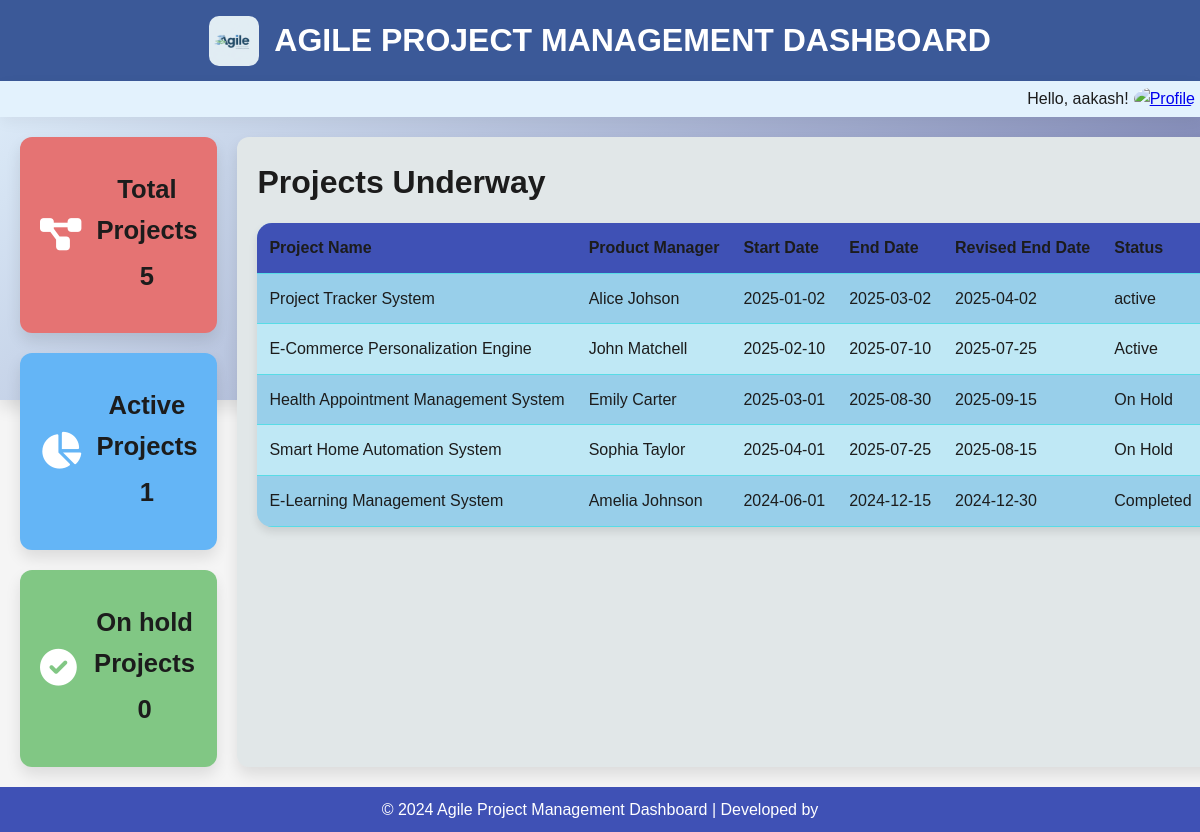
/projects/admin/18 (signed in), run on the app's committed database.
### models.py (models this page shows, shortened)
class Users(db.Model, UserMixin):
    __tablename__ = 'Users'
    UserID = db.Column(db.Integer, primary_key=True, autoincrement=True)
    UserName = db.Column(db.String(255), unique=True, nullable=False)
    Password = db.Column(db.String(255), nullable=False)
    Email = db.Column(db.String(255), unique=True, nullable=False)
    Role = db.Column(db.String(100), nullable=False)
    PhoneNumber = db.Column(db.String(15))
    Name = db.Column(db.String(255), nullable=False)
    Approved = db.Column(db.Boolean, default=False)
    DOB = db.Column(db.DateTime,nullable=True)
    login_time = db.Column(db.DateTime, nullable=True)
    logout_time = db.Column(db.DateTime, nullable=True)
    profile_picture = db.Column(db.String(100))  # Store the file path of the profile picture
    tasks = db.relationship('Tasks', backref='assigned_user', lazy=True)
    roles = db.relationship('UserRoles', backref='user', lazy=True)

class ProjectDetails(db.Model):
    __tablename__ = 'ProjectDetails'
    ProjectId = db.Column(db.Integer, primary_key=True, autoincrement=True)
    ProductOwnerId = db.Column(db.Integer, db.ForeignKey('ProductOwner.ProductOwnerId'), nullable=False)
    ProjectName = db.Column(db.String(255), nullable=False)
    ProjectDescription = db.Column(db.Text)
    StartDate = db.Column(db.Date, nullable=False)
    EndDate = db.Column(db.Date, nullable=False)
    RevisedEndDate = db.Column(db.Date)
    Status = db.Column(db.String(100), default="Not Started")
    sprints = db.relationship('SprintCalendar', backref='project', lazy=True)
    user_stories = db.relationship('UserStories', backref='project', lazy=True)
    def __repr__(self):
        return f"<ProjectDetails {self.ProjectName}>"

class ProductOwner(db.Model):
    __tablename__ = 'ProductOwner'
    ProductOwnerId = db.Column(db.Integer, primary_key=True, autoincrement=True)
    Name = db.Column(db.String(255), nullable=False)
    Email = db.Column(db.String(255), unique=True, nullable=False)
    RoleName = db.Column(db.String(255), nullable=False)
    projects = db.relationship('ProjectDetails', backref='product_owner', lazy=True)

### main.py (the view)
@app.route("/projects/<role>/<int:userid>")
def projects(role,userid):
    projects_data = ProjectDetails.query.all()
    print(projects_data)
    total_projects = ProjectDetails.query.count()
    active_projects = ProjectDetails.query.filter_by(Status="active").count()
    on_hold_projects = ProjectDetails.query.filter_by(Status="on-hold").count()
    user = Users.query.filter_by(UserID=userid).first().Name
    projects = [
        {
            "project_name": project.ProjectName,
            "product_owner": project.product_owner.Name,
            "start_date": project.StartDate,
            "end_date": project.EndDate,
            "revised_end_date": project.RevisedEndDate,
            "status": project.Status,
            "project_id": project.ProjectId,
        }
        for project in projects_data
    ]
    return render_template(
        "Dashboard.html",
        projects=projects,
        total_projects=total_projects,
        active_projects=active_projects,
        on_hold_projects=on_hold_projects,
        user_name=session['username'],
        role=role
    )

### templates/Dashboard.html (shortened to what this page needs)
<!DOCTYPE html>
<html lang="en">
  <head>
    <link
      href="https://cdnjs.cloudflare.com/ajax/libs/font-awesome/6.0.0-beta3/css/all.min.css"
      rel="stylesheet"
    />
    <link rel="stylesheet" href="{{ url_for('static', filename='css/dashboard.css') }} "/>
  </head>
  <body>
    <div class="dashboard-container">
      <div class="header">
        <img
                  src="{{ url_for('static',filename='images/logo3.jpg') }}"
                  alt="Logo"
                  class="profile-pic"
              />
        <h1>AGILE PROJECT MANAGEMENT DASHBOARD</h1>
      </div>
      <div class="top-bar">
        <div class="greeting">
          <span>Hello, {{ user_name }}!</span>
          <div class="dropdown">
            <a href="{{url_for('auth.login')}}"
              ><img
                src="{{ url_for('static', filename=current_user.profile_picture) }}"
                alt="Profile"
                class="profile-pic"
            /></a>
          </div>
        </div>
      </div>
      <div class="dashboard-content">
        <div class="quick-stats">
          <div class="stat-card stat-total">
            <i class="fas fa-project-diagram"></i>
            <div class="stat-card-content">
              <h3>Total Projects</h3>
              <h3 style="text-align: center">{{ total_projects }}</h3>
            </div>
          </div>
          <div class="stat-card stat-distribution">
            <i class="fas fa-chart-pie"></i>
            <div class="stat-card-content">
              <h3>Active Projects</h3>
              <h3 style="text-align: center">{{ active_projects }}</h3>
            </div>
          </div>
          <div class="stat-card stat-completion">
            <i class="fas fa-check-circle"></i>
            <div class="stat-card-content">
              <h3>On hold Projects</h3>
              <h3 style="text-align: center">{{ on_hold_projects }}</h3>
            </div>
          </div>
        </div>
        <div class="projects-section">
          <h2>Projects Underway</h2>
          <table class="project-table">
            <thead>
              <tr>
                <th>Project Name</th>
                <th>Product Manager</th>
                <th>Start Date</th>
                <th>End Date</th>
                <th>Revised End Date</th>
                <th>Status</th>
              </tr>
            </thead>
            <tbody>
              {% for project in projects %}
              <tr>
                <td>{{ project.project_name }}</td>
                <td>{{ project.product_owner }}</td>
                <td>{{ project.start_date }}</td>
                <td>{{ project.end_date }}</td>
                <td>{{ project.revised_end_date }}</td>
                <td>{{ project.status  }}</td>
              </tr>
              {% endfor %}
            </tbody>
          </table>
        </div>
      </div>
      <div class="footer">
        <p>
          &copy; 2024 Agile Project Management Dashboard | Developed by {{
        </p>
      </div>
    </div>
  </body>
</html>

### static/css/dashboard.css (style rules this page uses)
:root { --primary-color: #3b5998; --secondary-color: #3949ab; --background-light: #f5f5f5; --background-lighter: #ffffff; --text-dark: #1c1c1c; --text-light: #757575; --success-color: #43a047; --warning-color: #fbc02d; --danger-color: #e53935; --alt-color-1: #e3f2fd; --alt-color-2: #737aac; --alt-color-3: #434a7c; --card-shadow: 0 8px 15px rgba(0, 0, 0, 0.1); --button-bg: #3b5998; --button-hover-bg: #283593; --button-text-color: #ffffff; --status-active-bg: #43a047; --status-hold-bg: #fbc02d; --stat-color-total: #e57373; --stat-color-distribution: #64b5f6; --stat-color-completion: #81c784; }
* { margin: 0; padding: 0; box-sizing: border-box; transition: all 0.3s ease; }
body { font-family: 'Roboto Slab', sans-serif; background-color: var(--background-light); color: var(--text-dark); line-height: 1.6; }
.dashboard-container { display: grid; grid-template-rows: auto 1fr; height: 50vh; max-width: 1920px; margin: 0 auto; background: linear-gradient(135deg, var(--alt-color-1), var(--alt-color-2)); box-shadow: var(--card-shadow); }
.header { background-color: var(--primary-color); color: var(--button-text-color); padding: 15px; text-align: center; display: flex; justify-content: center; align-items: center; }
.header img { height: 50px; margin-right: 15px; border-radius: 10px; }
.header h1 { font-size: 2rem; font-weight: 600; }
.top-bar { display: flex; justify-content: space-between; align-items: center; padding: 5px; background-color: var(--alt-color-1); box-shadow: 0 5px 15px rgba(0, 0, 0, 0.05); }
.greeting { display: flex; align-items: center; gap: 5px; margin-left: auto; }
.greeting img { width: 40px; height: 40px; border-radius: 50%; cursor: pointer; }
.greeting span { font-size: 1rem; color: var(--text-dark); }
.dropdown { position: relative; }
.dashboard-content { display: grid; grid-template-columns: 1fr 3fr; gap: 20px; padding: 20px; height: calc(100vh - 130px); overflow-y: auto; }
.quick-stats { display: grid; grid-template-columns: 1fr; gap: 20px; }
.stat-card { border-radius: 12px; padding: 20px; box-shadow: var(--card-shadow); display: flex; align-items: center; gap: 15px; color: var(--text-dark); }
.stat-card i { font-size: 2.3rem; color: var(--button-text-color); }
.stat-card-content h3 { text-align: center; font-size: 1.6rem; margin-bottom: 5px; }
.stat-total { background-color: var(--stat-color-total); }
.stat-distribution { background-color: var(--stat-color-distribution); }
.stat-completion { background-color: var(--stat-color-completion); }
.projects-section { background-color:#e1e7e8; border-radius: 12px; box-shadow: var(--card-shadow); padding: 20px; position: relative; }
.projects-section h2 { font-size: 2rem; margin-bottom: 15px; }
.project-table { width: 100%; border-collapse: collapse; margin-top: 10px; }
.project-table th, .project-table td { color: var(--text-dark); padding: 12px; text-align: left; border-bottom: 1px solid #58dce6; }
.footer { background-color: #3f51b5; color: white; text-align: center; padding: 10px; }
table { width: 100%; border-collapse: collapse; background: rgb(152, 207, 234); box-shadow: 0 5px 8px rgba(0, 0, 0, 0.1); border-radius: 15px; overflow: hidden; }
table thead { background-color: #3f51b5; color: white; }
table th, table td { padding: 13px; text-align: center; font-size: 1rem; white-space:nowrap; }
table tbody tr:nth-child(even) { background-color: #bfe8f5; }

### data on the page
Users: UserName "aakash"
ProjectDetails: project_name "Project Tracker System", start_date "2025-01-02", end_date "2025-03-02", revised_end_date "2025-04-02", status "active"
ProductOwner: product_owner "Alice Johson"
ProjectDetails: project_name "E-Commerce Personalization Engine", start_date "2025-02-10", end_date "2025-07-10", revised_end_date "2025-07-25", status "Active"
ProductOwner: product_owner "John Matchell"
ProjectDetails: project_name "Health Appointment Management System", start_date "2025-03-01", end_date "2025-08-30", revised_end_date "2025-09-15", status "On Hold"
ProductOwner: product_owner "Emily Carter"
ProjectDetails: project_name "Smart Home Automation System", start_date "2025-04-01", end_date "2025-07-25", revised_end_date "2025-08-15", status "On Hold"
ProductOwner: product_owner "Sophia Taylor"
ProjectDetails: project_name "E-Learning Management System", start_date "2024-06-01", end_date "2024-12-15", revised_end_date "2024-12-30", status "Completed"
ProductOwner: product_owner "Amelia Johnson"

### other printed values
{{ total_projects }} "5"
{{ active_projects }} "1"
{{ on_hold_projects }} "0"
